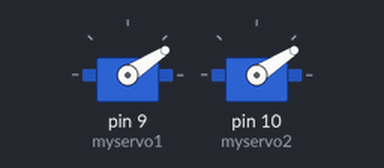
Bench run of a sketch on a simulated Arduino Uno, built with avr-gcc and run on an emulated ATmega328P. Parts: 2 × servo.

Above: at 0.05 s.
At 0.65 s:
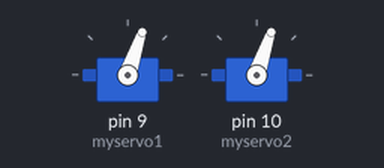
At 0.95 s:
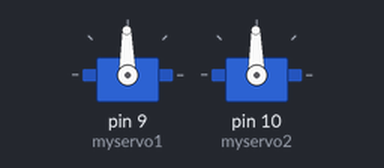
At 1.9 s:
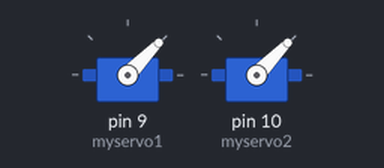
Timing chart, 0 to 4.9 s (numbered marks = the images above):
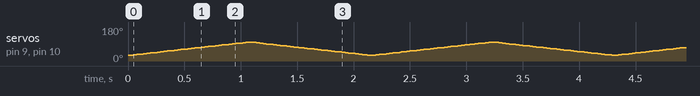

The sketch:

brabuleta.ino
```cpp
#include <Servo.h>

Servo myservo1;  // cria instancia do servo1

Servo myservo2; // cria instancia do servo2

int pos = 30;    // variavel de posicao dos servos = 30 graus

void setup()
{
  myservo1.attach(9);  // atribui pino 9 ao servo1
  myservo2.attach(10); // atribui pino 10 ao servo2
}

void loop()
{
  for(pos = 30; pos <= 100; pos += 1) // laco FOR de variacaos dos servos
  {                                  // de 1 em 1 grau
    myservo1.write(pos);              // manda variacao ao servo1
    myservo2.write(pos);              // manda variacao ao servo2
    delay(15);                       // aguarda 15 milisegundos
  }
  for(pos = 100; pos>=30; pos-=1)     // retorno dos servos para posicao original
  {
    myservo1.write(pos);              // manda variacao ao servo1
    myservo2.write(pos);              // manda variacao ao servo2
    delay(15);                       // aguarda 15 milissegundos
  }
}
```
